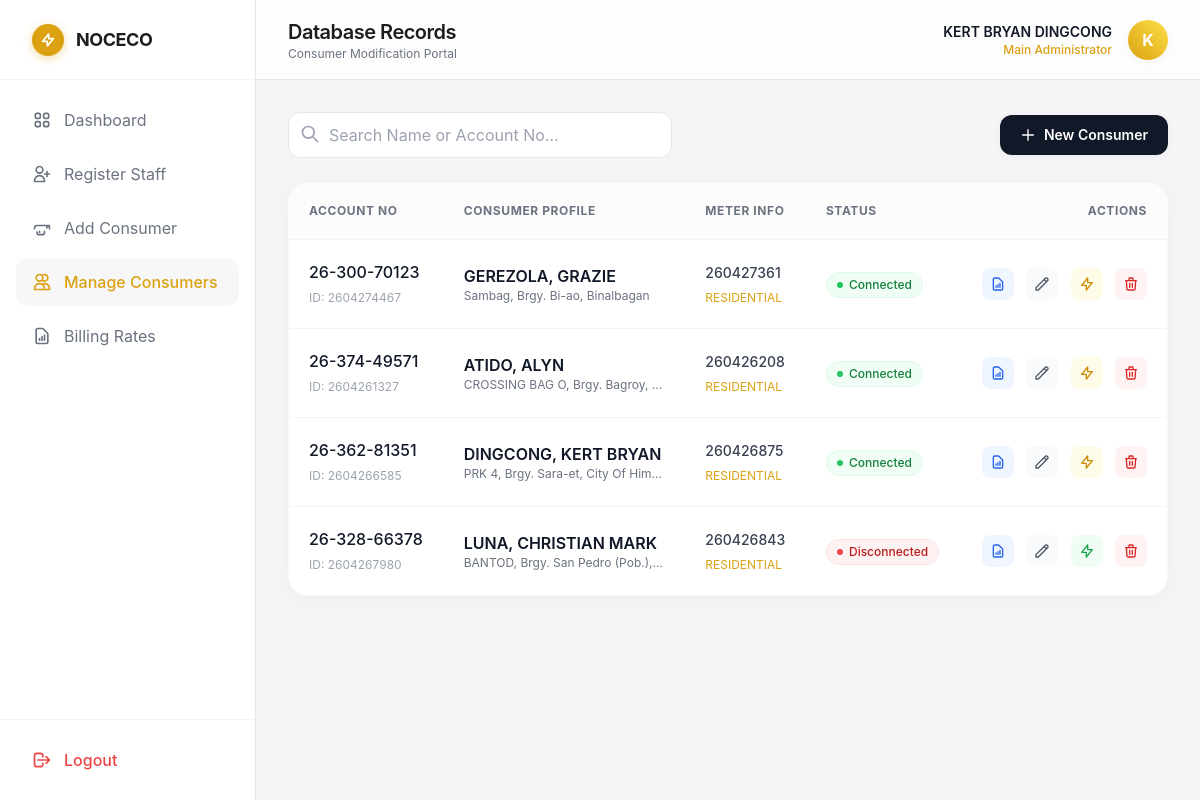
The page /consumers/manage-consumers.php (signed in) on the database its author committed.
### tables this page shows
CREATE TABLE `clients` (
  `client_id` int(11) NOT NULL,
  `account_no` varchar(20) NOT NULL,
  `id_number` varchar(10) NOT NULL,
  `password_hash` varchar(255) NOT NULL,
  `last_name` varchar(50) NOT NULL,
  `first_name` varchar(50) NOT NULL,
  `middle_name` varchar(50) DEFAULT NULL,
  `date_of_birth` date NOT NULL,
  `address` text NOT NULL,
  `contact_number` varchar(20) NOT NULL,
  `meter_no` varchar(50) NOT NULL,
  `consumer_type` enum('RESIDENTIAL','COMMERCIAL','INDUSTRIAL') DEFAULT 'RESIDENTIAL',
  `status` enum('Connected','Disconnected') DEFAULT 'Connected',
  `created_at` timestamp NOT NULL DEFAULT current_timestamp()
);

### consumers/manage-consumers.php (the view, shortened to what this page needs)
<?php
require_once '../db/dbcon.php';
$searchQuery = trim($_GET['search'] ?? '');
try {
    if (!empty($searchQuery)) {
        $stmt = $pdo->prepare("SELECT * FROM clients WHERE account_no LIKE ? OR last_name LIKE ? OR first_name LIKE ? ORDER BY last_name ASC");
        $term = "%$searchQuery%";
        $stmt->execute([$term, $term, $term]);
    } else {
        $stmt = $pdo->query("SELECT * FROM clients ORDER BY created_at DESC LIMIT 50");
    }
    $clients = $stmt->fetchAll();
} catch (PDOException $e) {
    $message = "Failed to load clients: " . $e->getMessage();
    $messageType = "error";
    $clients = [];
}
?>
<!DOCTYPE html>
<html lang="en">
<head>
    <script src="https://cdn.tailwindcss.com"></script>
</head>
<body class="bg-noceco-bg text-noceco-text flex h-screen overflow-hidden">
    <aside class="w-64 bg-white border-r border-gray-200 flex flex-col justify-between hidden md:flex z-20 relative">
        <div>
            <div class="h-20 flex items-center px-8 border-b border-gray-100">
                <div class="w-8 h-8 rounded-full bg-noceco-mustard flex items-center justify-center mr-3 shadow-[0_2px_10px_rgba(219,161,17,0.4)]">
                    <svg class="w-4 h-4 text-white" fill="none" stroke="currentColor" viewBox="0 0 24 24"><path stroke-linecap="round" stroke-linejoin="round" stroke-width="2.5" d="M13 10V3L4 14h7v7l9-11h-7z"></path></svg>
                </div>
                <span class="font-bold text-lg tracking-tight">NOCECO</span>
            </div>
            <nav class="p-4 space-y-1.5">
                <a href="../admin/admin-dashboard.php" class="flex items-center px-4 py-3 text-gray-500 hover:bg-gray-50 hover:text-gray-900 rounded-xl transition-colors">
                    Dashboard
                </a>
                <a href="../admin/register-admin.php" class="flex items-center px-4 py-3 text-gray-500 hover:bg-gray-50 hover:text-gray-900 rounded-xl transition-colors">
                    <svg class="w-5 h-5 mr-3" fill="none" stroke="currentColor" viewBox="0 0 24 24"><path stroke-linecap="round" stroke-linejoin="round" stroke-width="2" d="M18 9v3m0 0v3m0-3h3m-3 0h-3m-2-5a4 4 0 11-8 0 4 4 0 018 0zM3 20a6 6 0 0112 0v1H3v-1z"></path></svg>
                    Register Staff
                </a>
                <a href="add-consumer.php" class="flex items-center px-4 py-3 text-gray-500 hover:bg-gray-50 hover:text-gray-900 rounded-xl transition-colors">
                    <svg class="w-5 h-5 mr-3" fill="none" stroke="currentColor" viewBox="0 0 24 24"><path stroke-linecap="round" stroke-linejoin="round" stroke-width="2" d="M18 9v3m-3-3h6m-6 0H9m-3 0h3m-3 0a3 3 0 00-3 3v1m15-4a3 3 0 013 3v1m-15 4a3 3 0 003 3h3a3 3 0 003-3m-6 0v-1m6 1v-1"></path></svg>
                    Add Consumer
                </a>
                <a href="manage-consumers.php" class="flex items-center px-4 py-3 bg-noceco-bg/80 text-noceco-mustard font-medium rounded-xl">
                    <svg class="w-5 h-5 mr-3" fill="none" stroke="currentColor" viewBox="0 0 24 24"><path stroke-linecap="round" stroke-linejoin="round" stroke-width="2" d="M12 4.354a4 4 0 110 5.292M15 21H3v-1a6 6 0 0112 0v1zm0 0h6v-1a6 6 0 00-9-5.197M13 7a4 4 0 11-8 0 4 4 0 018 0z"></path></svg>
                    Manage Consumers
                </a>
                <a href="#" class="flex items-center px-4 py-3 text-gray-500 hover:bg-gray-50 hover:text-gray-900 rounded-xl transition-colors">
                    <svg class="w-5 h-5 mr-3" fill="none" stroke="currentColor" viewBox="0 0 24 24"><path stroke-linecap="round" stroke-linejoin="round" stroke-width="2" d="M9 17v-2m3 2v-4m3 4v-6m2 10H7a2 2 0 01-2-2V5a2 2 0 012-2h5.586a1 1 0 01.707.293l5.414 5.414a1 1 0 01.293.707V19a2 2 0 01-2 2z"></path></svg>
                    Billing Rates
                </a>
            </nav>
        </div>
        <div class="p-4 border-t border-gray-100">
            <a href="logout.php" class="flex items-center px-4 py-3 text-red-500 hover:bg-red-50 rounded-xl transition-colors font-medium">
                <svg class="w-5 h-5 mr-3" fill="none" stroke="currentColor" viewBox="0 0 24 24"><path stroke-linecap="round" stroke-linejoin="round" stroke-width="2" d="M17 16l4-4m0 0l-4-4m4 4H7m6 4v1a3 3 0 01-3 3H6a3 3 0 01-3-3V7a3 3 0 013-3h4a3 3 0 013 3v1"></path></svg>
                Logout
            </a>
        </div>
    </aside>
    <main class="flex-1 flex flex-col h-screen overflow-y-auto relative">
        <header class="h-20 bg-white/80 backdrop-blur-md border-b border-gray-200 flex items-center justify-between px-8 sticky top-0 z-10">
            <div>
                <h2 class="text-xl font-semibold tracking-tight">Database Records</h2>
                <p class="text-xs text-gray-500">Consumer Modification Portal</p>
            </div>
            <div class="flex items-center gap-4">
                <div class="flex flex-col items-end">
                    <span class="text-sm font-semibold text-gray-900"><?php echo htmlspecialchars($_SESSION['full_name']); ?></span>
                    <span class="text-xs text-noceco-mustard font-medium"><?php echo htmlspecialchars($_SESSION['role']); ?></span>
                </div>
                <div class="h-10 w-10 rounded-full bg-gradient-to-tr from-noceco-mustard to-yellow-300 shadow-apple-sm flex items-center justify-center text-white font-bold">
                    <?php echo substr($_SESSION['full_name'], 0, 1); ?>
                </div>
            </div>
        </header>
        <div class="p-8">
            <div class="flex flex-col md:flex-row justify-between items-center mb-6 gap-4">
                <form method="GET" action="manage-consumers.php" class="relative w-full md:w-96">
                    <svg class="w-5 h-5 text-gray-400 absolute left-3 top-3" fill="none" stroke="currentColor" viewBox="0 0 24 24"><path stroke-linecap="round" stroke-linejoin="round" stroke-width="2" d="M21 21l-6-6m2-5a7 7 0 11-14 0 7 7 0 0114 0z"></path></svg>
                    <input type="text" name="search" value="<?php echo htmlspecialchars($searchQuery); ?>" placeholder="Search Name or Account No..."
                        class="w-full pl-10 pr-4 py-2.5 rounded-xl border border-gray-200 focus:outline-none focus:ring-2 focus:ring-noceco-mustard">
                </form>
                <a href="add-consumer.php" class="bg-gray-900 hover:bg-black text-white px-5 py-2.5 rounded-xl text-sm font-semibold transition-colors shadow-apple-sm flex items-center">
                    <svg class="w-4 h-4 mr-2" fill="none" stroke="currentColor" viewBox="0 0 24 24"><path stroke-linecap="round" stroke-linejoin="round" stroke-width="2" d="M12 4v16m8-8H4"></path></svg>
                    New Consumer
                </a>
            </div>
            <div class="bg-white rounded-[20px] shadow-apple border border-gray-100/50 overflow-hidden">
                <div class="overflow-x-auto">
                    <table class="w-full text-left border-collapse">
                        <thead>
                            <tr class="bg-gray-50/50 border-b border-gray-100 text-xs font-semibold text-gray-500 uppercase tracking-wider">
                                <th class="p-5">Account No</th>
                                <th class="p-5">Consumer Profile</th>
                                <th class="p-5">Meter Info</th>
                                <th class="p-5">Status</th>
                                <th class="p-5 text-right">Actions</th>
                            </tr>
                        </thead>
                        <tbody class="divide-y divide-gray-100">
                            <?php if (empty($clients)): ?>
                                <tr>
                                    <td colspan="5" class="p-8 text-center text-gray-500">No records found.</td>
                                </tr>
                            <?php else: ?>
                                <?php foreach ($clients as $client): ?>
                                    <tr class="hover:bg-gray-50/50 transition-colors">
                                        <td class="p-5">
                                            <span class="font-medium text-gray-900"><?php echo htmlspecialchars($client['account_no']); ?></span>
                                            <br><span class="text-xs text-gray-400">ID: <?php echo htmlspecialchars($client['id_number']); ?></span>
                                        </td>
                                        <td class="p-5">
                                            <div class="font-semibold text-gray-900"><?php echo htmlspecialchars($client['last_name'] . ', ' . $client['first_name']); ?></div>
                                            <div class="text-xs text-gray-500 truncate max-w-[200px]"><?php echo htmlspecialchars($client['address']); ?></div>
                                        </td>
                                        <td class="p-5">
                                            <span class="text-sm font-medium text-gray-700"><?php echo htmlspecialchars($client['meter_no']); ?></span>
                                            <br><span class="text-xs text-noceco-mustard"><?php echo htmlspecialchars($client['consumer_type']); ?></span>
                                        </td>
                                        <td class="p-5">
                                            <?php if ($client['status'] === 'Connected'): ?>
                                                <span class="inline-flex items-center px-2.5 py-1 rounded-full text-xs font-medium bg-green-50 text-green-700 border border-green-100">
                                                    <span class="w-1.5 h-1.5 bg-green-500 rounded-full mr-1.5"></span>Connected
                                                </span>
                                            <?php else: ?>
                                                <span class="inline-flex items-center px-2.5 py-1 rounded-full text-xs font-medium bg-red-50 text-red-700 border border-red-100">
                                                    <span class="w-1.5 h-1.5 bg-red-500 rounded-full mr-1.5"></span>Disconnected
                                                </span>
                                            <?php endif; ?>
                                        </td>
                                        <td class="p-5 text-right space-x-2 whitespace-nowrap">
                                            <button onclick="openHistoryModal('<?php echo $client['account_no']; ?>', '<?php echo addslashes($client['first_name'] . ' ' . $client['last_name']); ?>')"
                                                    class="inline-flex items-center justify-center w-8 h-8 rounded-lg bg-blue-50 text-blue-600 hover:bg-blue-100 transition-colors" title="Billing History">
                                                <svg class="w-4 h-4" fill="none" stroke="currentColor" viewBox="0 0 24 24"><path stroke-linecap="round" stroke-linejoin="round" stroke-width="2" d="M9 17v-2m3 2v-4m3 4v-6m2 10H7a2 2 0 01-2-2V5a2 2 0 012-2h5.586a1 1 0 01.707.293l5.414 5.414a1 1 0 01.293.707V19a2 2 0 01-2 2z"></path></svg>
                                            </button>
                                            <button onclick="openEditModal('<?php echo $client['account_no']; ?>', '<?php echo $client['contact_number']; ?>', '<?php echo $client['consumer_type']; ?>')"
                                                    class="inline-flex items-center justify-center w-8 h-8 rounded-lg bg-gray-50 text-gray-600 hover:bg-gray-200 transition-colors" title="Edit Record">
                                                <svg class="w-4 h-4" fill="none" stroke="currentColor" viewBox="0 0 24 24"><path stroke-linecap="round" stroke-linejoin="round" stroke-width="2" d="M15.232 5.232l3.536 3.536m-2.036-5.036a2.5 2.5 0 113.536 3.536L6.5 21.036H3v-3.572L16.732 3.732z"></path></svg>
                                            </button>
                                            <form action="manage-consumers.php" method="POST" class="inline">
                                                <button type="submit" onclick="return confirm('Toggle connection status for this account?');"
                                                        class="inline-flex items-center justify-center w-8 h-8 rounded-lg <?php echo $client['status'] === 'Connected' ? 'bg-yellow-50 text-yellow-600 hover:bg-yellow-100' : 'bg-green-50 text-green-600 hover:bg-green-100'; ?> transition-colors" title="Toggle Connection">
                                                    <svg class="w-4 h-4" fill="none" stroke="currentColor" viewBox="0 0 24 24"><path stroke-linecap="round" stroke-linejoin="round" stroke-width="2" d="M13 10V3L4 14h7v7l9-11h-7z"></path></svg>
                                                </button>
                                            </form>
                                            <form action="manage-consumers.php" method="POST" class="inline">
                                                <button type="submit" onclick="return confirm('WARNING: Are you sure you want to delete this record? This action cannot be undone.');"
                                                        class="inline-flex items-center justify-center w-8 h-8 rounded-lg bg-red-50 text-red-600 hover:bg-red-100 transition-colors" title="Delete Record">
                                                    <svg class="w-4 h-4" fill="none" stroke="currentColor" viewBox="0 0 24 24"><path stroke-linecap="round" stroke-linejoin="round" stroke-width="2" d="M19 7l-.867 12.142A2 2 0 0116.138 21H7.862a2 2 0 01-1.995-1.858L5 7m5 4v6m4-6v6m1-10V4a1 1 0 00-1-1h-4a1 1 0 00-1 1v3M4 7h16"></path></svg>
                                                </button>
                                            </form>
                                        </td>
                                    </tr>
                                <?php endforeach; ?>
                            <?php endif; ?>
                        </tbody>
                    </table>
                </div>
            </div>
        </div>
    </main>
</body>
</html>

### rows shown on the page
clients: account_no "26-300-70123", id_number "2604274467", last_name+first_name "GEREZOLA, GRAZIE", address "Sambag, Brgy. Bi-ao, Binalbagan", meter_no "260427361", consumer_type "RESIDENTIAL", status "Connected" (drawn)
clients: account_no "26-374-49571", id_number "2604261327", last_name+first_name "ATIDO, ALYN", address "CROSSING BAG O, Brgy. Bagroy,…", meter_no "260426208", consumer_type "RESIDENTIAL", status "Connected" (drawn)
clients: account_no "26-362-81351", id_number "2604266585", last_name+first_name "DINGCONG, KERT BRYAN", address "PRK 4, Brgy. Sara-et, City Of Him…", meter_no "260426875", consumer_type "RESIDENTIAL", status "Connected" (drawn)
clients: account_no "26-328-66378", id_number "2604267980", last_name+first_name "LUNA, CHRISTIAN MARK", address "BANTOD, Brgy. San Pedro (Pob.),…", meter_no "260426843", consumer_type "RESIDENTIAL", status "Disconnected" (drawn)

### other values the page prints
$_SESSION['full_name'] "KERT BRYAN DINGCONG"
$_SESSION['role'] "Main Administrator"
substr($_SESSION['full_name'], 0, 1) "K"
